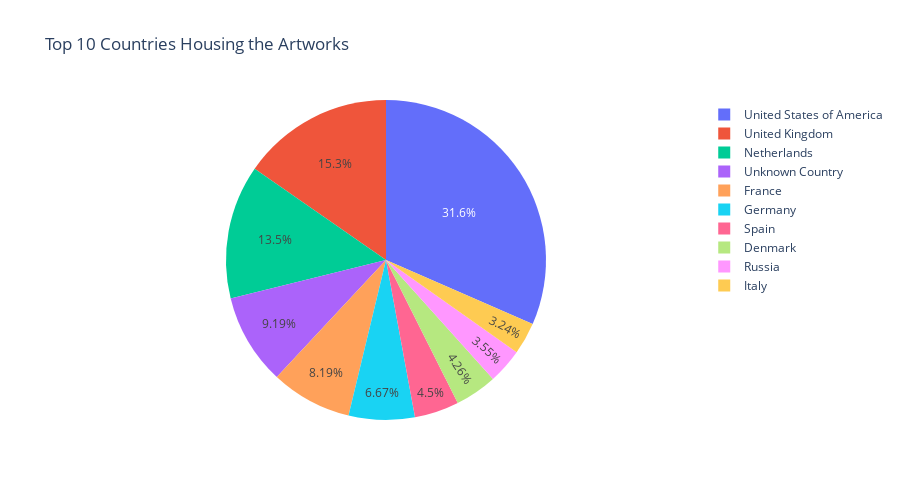

Notebook source saved alongside this figure:
### Code cell
# 3. Geographic Distribution
location_counts = df['location_country'].value_counts().head(10)
fig3 = px.pie(values=location_counts.values, 
              names=location_counts.index,
              title='Top 10 Countries Housing the Artworks',
              height=500)
fig3.show()

### Figure 1 — Plotly figure (JSON) as saved in the notebook; plotly's stock layout.template omitted (floating-point values rounded to 4 significant figures)
{"data": [{"domain": {"x": [0, 1], "y": [0, 1]}, "hovertemplate": "label=%{label}<br>value=%{value}<extra></extra>", "labels": ["United States of America", "United Kingdom", "Netherlands", "Unknown Country", "France", "Germany", "Spain", "Denmark", "Russia", "Italy"], "legendgroup": "", "name": "", "showlegend": true, "type": "pie", "values": [18227, 8855, 7815, 5308, 4733, 3851, 2599, 2459, 2048, 1874]}], "layout": {"height": 500, "legend": {"tracegroupgap": 0}, "title": {"text": "Top 10 Countries Housing the Artworks"}}}
